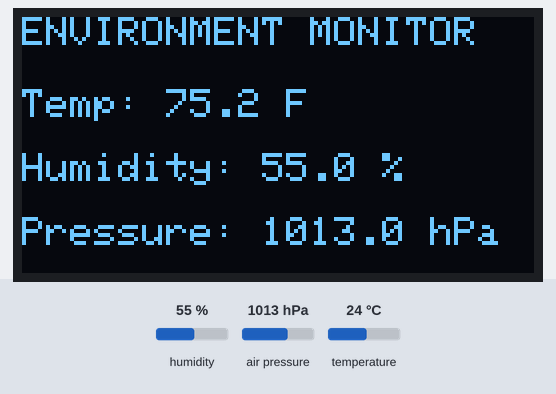
The sketch below on a simulated ESP32. On the bench: 128×64 one-colour display. The inputs (shaded band) are chosen by the test bench; at power-on: humidity 55 %, air pressure 1013 hPa, temperature 24 °C. What the sketch prints to the serial monitor is not drawn.

Above: at 4.2 s.
4.3 s: humidity set to 22 %
At 5.7 s:
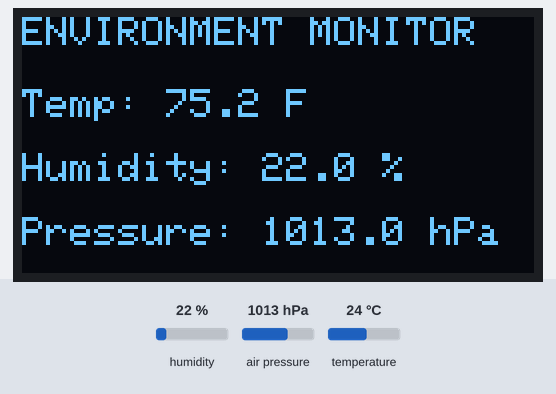
7.0 s: air pressure set to 952 hPa
At 8.3 s:
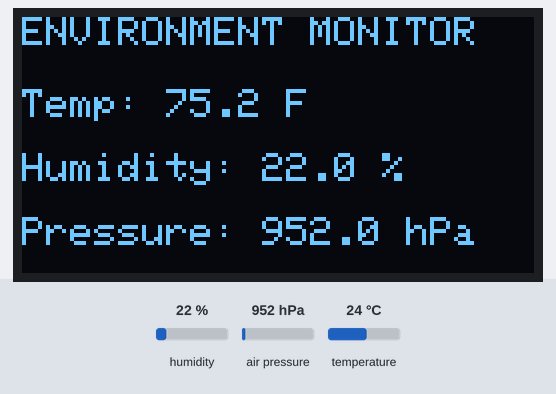
9.7 s: temperature set to 12 °C
At 12.4 s:
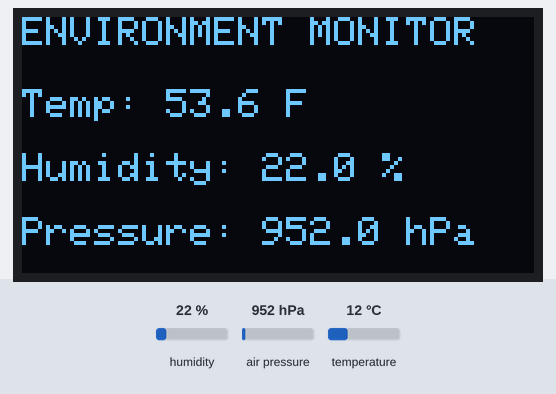
12.7 s: humidity set to 40 %
At 13.9 s:
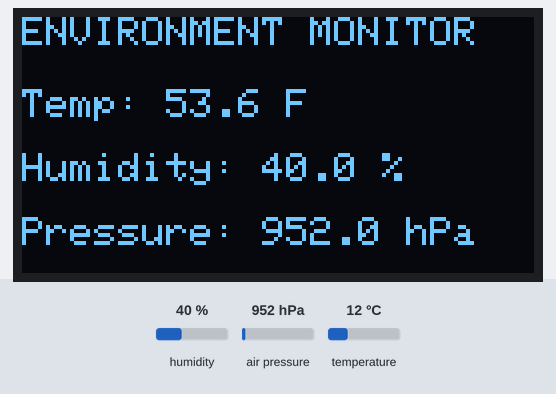
15.4 s: air pressure set to 975 hPa
At 18.0 s:
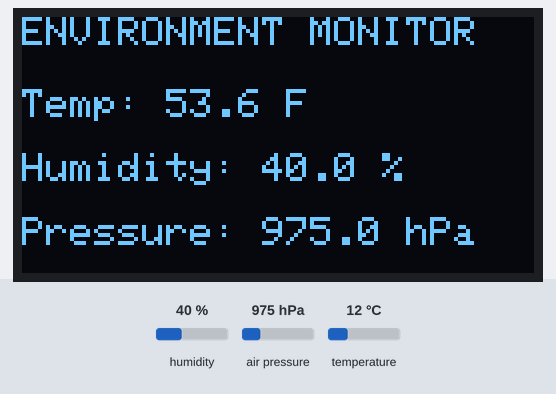
Timing chart, 0 to 19.5 s (numbered marks = the images above; inputs shaded):
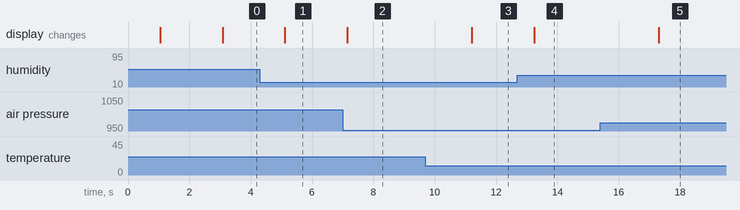

The sketch:

sketch_aug20a.ino
```cpp
#include <Wire.h>
#include <Adafruit_BME280.h>
#include <Adafruit_GFX.h>
#include <Adafruit_SSD1306.h>

#define SCREEN_WIDTH 128
#define SCREEN_HEIGHT 64

Adafruit_SSD1306 display(SCREEN_WIDTH, SCREEN_HEIGHT, &Wire, -1);
Adafruit_BME280 bme;

void setup() {
  Serial.begin(115200);
  delay(1000);

  // Start I2C
  Wire.begin(21, 22);

  // Start BME280
  if (!bme.begin(0x76)) {
    Serial.println("Could not find BME280!");
    while (1);
  }

  Serial.println("BME280 found!");

  // Start OLED
  if (!display.begin(SSD1306_SWITCHCAPVCC, 0x3C)) {
    Serial.println("Could not find OLED!");
    while (1);
  }

  display.clearDisplay();
  display.setTextColor(SSD1306_WHITE);
  display.setTextSize(1);
  display.setCursor(0, 0);
  display.println("Environmental");
  display.println("Monitor");
  display.display();

  delay(2000);
}

void loop() {

  float temperature = bme.readTemperature() * 9.0 / 5.0 + 32.0;
  float humidity = bme.readHumidity();
  float pressure = bme.readPressure() / 100.0F;

  // Print to Serial Monitor
  Serial.print("Temperature: ");
  Serial.print(temperature);
  Serial.println(" °C");

  Serial.print("Humidity: ");
  Serial.print(humidity);
  Serial.println(" %");

  Serial.print("Pressure: ");
  Serial.print(pressure);
  Serial.println(" hPa");

  Serial.println("-------------------");

  // Print to OLED
  display.clearDisplay();

  display.setTextSize(1);

  display.setCursor(0, 0);
  display.println("ENVIRONMENT MONITOR");

  display.setCursor(0, 18);
  display.print("Temp: ");
  display.print(temperature, 1);
  display.println(" F");

  display.setCursor(0, 34);
  display.print("Humidity: ");
  display.print(humidity, 1);
  display.println(" %");

  display.setCursor(0, 50);
  display.print("Pressure: ");
  display.print(pressure, 1);
  display.println(" hPa");

  display.display();

  delay(2000);
}
```

Measured:
- after the input at 4.3 s, the display: changes after 0.82 s (image 1)
- after the input at 7.0 s, the display: changes after 0.15 s (image 2)
- after the input at 9.7 s, the display: changes after 1.5 s (image 3)
- after the input at 12.7 s, the display: changes after 0.54 s (image 4)
- after the input at 15.4 s, the display: changes after 1.9 s (image 5)
